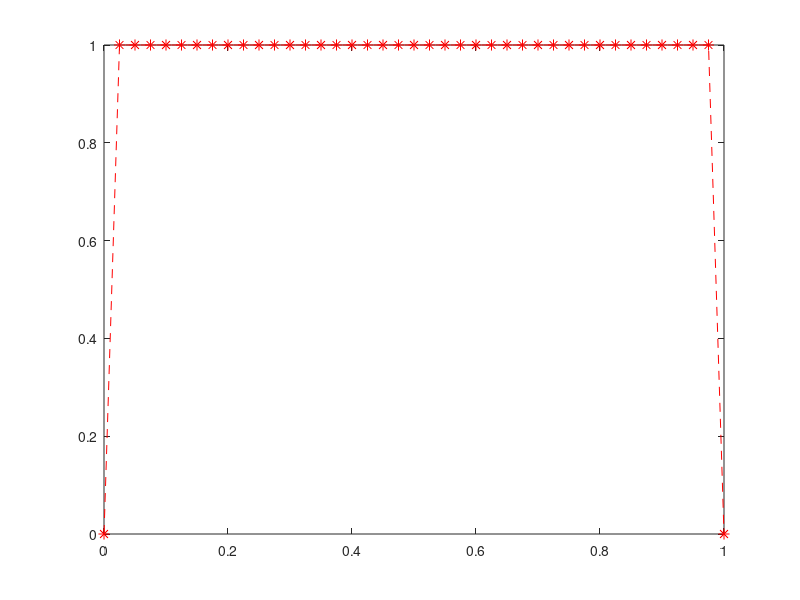

Recreate this plot in MATLAB. (Note: this script raises an error after producing the figure.)
function [U,UXT] = presentation_3

w = 10;
N = 40;
t = 2;

%Divide the interval into grid points
h = 1/N;
Nx = linspace(0,1,N+1);

%Peclet and mesh peclet number
MeshPe = (abs(w)*h)/2;

%Prep RHS vector f and solution vector u with boundary conditions
f = zeros(N-1,1);
u = zeros(N+1,1);

%Terms of the matrix given by centred approximations
a = 1/h^2 + w/(2*h);
b = 2/(h^2);
c = 1/(h^2) - w/(2*h);

%Form a tridiagonal matrix
A = spdiags([-a b -c],-1:1,N-1,N-1);

%Create time step and initial condition
tao = 0.2;
dt = h/t;
u_n = ones(N-1,1);

%Video maker
% v = VideoWriter("time_problems.avi");
% open(v)

%Colour gradient
% cmap = flip(copper(61),1);
% set(gca(),'ColorOrder',cmap)
% hold on


U = [];
UXT = [];

for n=0:1:(tao/dt)

    hold off
    
    %Plot approximate solution
    u(2:N) = u_n;
    plot(Nx,u,"*--",'MarkerSize',8, "Color", "r")
    U = [U ; transpose(u)];
    
    %Plot exact solution
    hold on
    uxt = exact_problem_II_static(w,N,t,n);
    plot(Nx, uxt, "Color", 'b', LineWidth=1)
    UXT = [UXT ; uxt];

    %Edit the graph
    axis([0 1 -1 1])
    grid on
    set(gca,'FontSize',18)
    title('Crank-Nicolson', ...
    ['w = ',num2str(w) ', h = ',num2str(h) ', t = ',num2str(dt*n)], 'FontSize',16);

    %Add frame to video
    % frame = getframe(gcf);
    % writeVideo(v,frame)

    pause(1)

    if (0 <= n) && (n <= 1)
        %Update time step
        u_n1 = ((dt)^-1.*eye(N-1)+A)\(f+(dt)^-1.*u_n); %Implicit Euler Scheme
        u_n = u_n1;
    else
        %Update time step
        DT = (dt)^-1.*eye(N-1);
        u_n1 = (DT+0.5.*A)\(f-(0.5.*A-DT)*u_n); %Crank-Nicolson scheme
        u_n = u_n1;
    end

end


end

